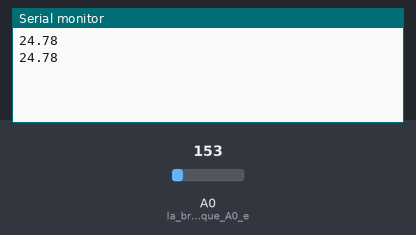
Simulated run of this sketch. Board: Arduino Uno, built with avr-gcc and run on an emulated ATmega328P. Shown: the last lines printed to the serial monitor. Inputs (shaded band) come from the test bench; at power-on: A0 (la_broche_analogique_A0_e) = 153.

Above: at 1.8 s.
1.9 s: A0 (la_broche_analogique_A0_e) set to 165
At 2.7 s:
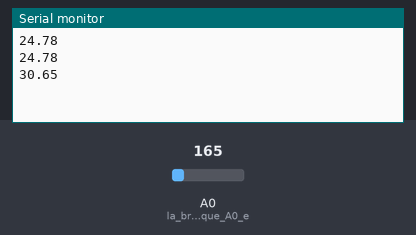
3.4 s: A0 (la_broche_analogique_A0_e) set to 175
At 4.8 s:
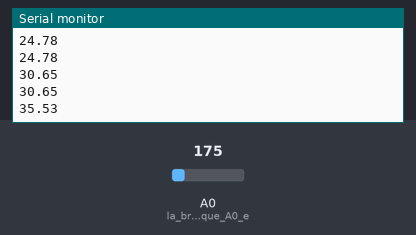
Timing chart, 0 to 6.4 s (numbered marks = the images above; inputs shaded):
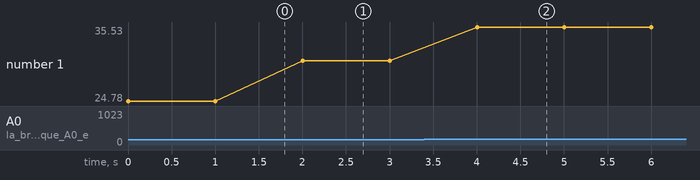

The sketch:

tmp36-correc.ino
```cpp
// ce programme va permettre de lire la température sur le moniteur série

const float Ualim = 5.0 ; // tension d'alimentation du capteur à modifier le cas échéant

void setup(){
pinMode(A0, INPUT) ;//la broche analogique A0 est une entrée
Serial.begin(9600) ;//la vitesse de communication avec le port série est fixée à 9600 bits/s
}


void loop(){
float valeurAnaTMP36 = analogRead(A0) ;//la valeur ue par le CAN A0 est placée dans une variable
float tensionA0 = valeurAnaTMP36*Ualim/1023 ;
float temperature = (tensionA0-0.5)*100;

// on affiche la température
Serial.println(temperature) ;
delay(1000) ; //temps d'attente en ms entre 2 acquisitions
}
```

Measured:
- after the input at 1.9 s, the serial monitor: prints a new line after 0.10 s (image 1)
- after the input at 3.4 s, the serial monitor: prints a new line after 0.60 s (image 2)
- plotted number 1: 24.78 → 30.65 after the input at 1.9 s, 30.65 → 35.53 after the input at 3.4 s
